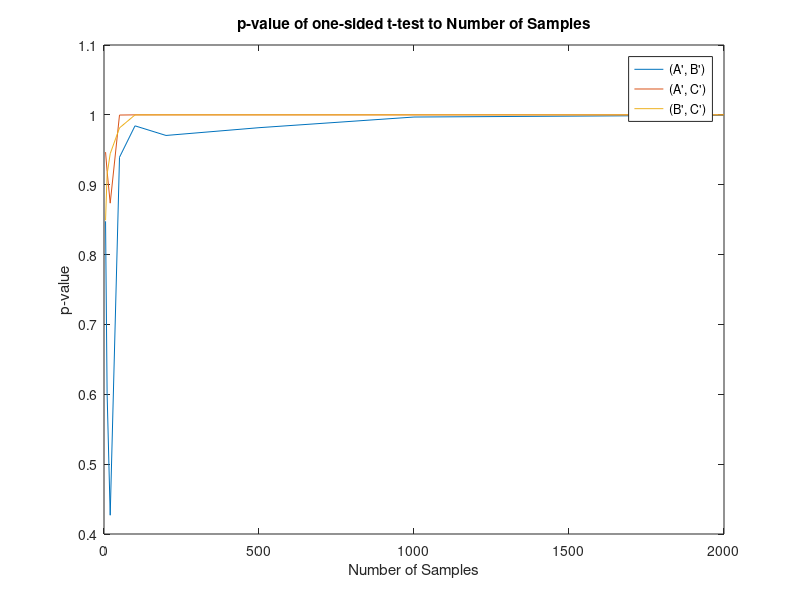
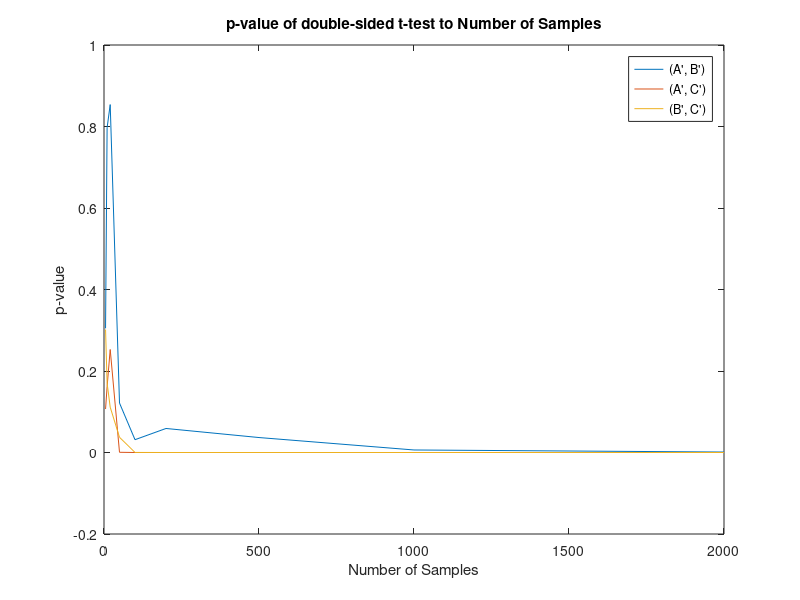

These figures' MATLAB source, in order:
%% KKY/DR Hypothesis Testing

% Clear Sequence
clear all, close all %#ok<CLALL>

% Wait 0.01s (sometimes, clear all does not delete everything)
pause(0.01)

%% Generate Measurements

% Lambda function to make things easier
measurement = @(mean, var, samples) normrnd(mean, sqrt(var), [samples, 1]);

% Generate measurements A, B and C
A = measurement(0, 4, 2000);
B = measurement(0.1, 4, 2000);
C = measurement(1, 4, 2000);

%% Generate file with measurements

% Generate CSV file with semicolon delimiter
dlmwrite('measurements.csv', [A, B, C], 'delimiter', ';', 'precision', '%.4f');

%% Initialize subset sizes

sizes = [5, 10, 20, 50, 100, 200, 500, 1000, 2000];

%% Initialize result matrices

% One-sided t-test hypothesis & p-value
H1 = zeros(length(sizes), 3); P1 = zeros(length(sizes), 3);

% Double-sided t-test hypothesis & p-value
H2 = zeros(length(sizes), 3); P2 = zeros(length(sizes), 3);

%% Experiments

for s = 1:length(sizes)
    
    % Just define alpha (needed for some reason), default from docs
    alpha = 0.05;
    
    % Mean Equality performed by double-sided unpaired two-sample t-test
    [H2(s, 1), P2(s, 1)] = ttest2(A(1:sizes(s)), B(1:sizes(s))); % AB
    [H2(s, 2), P2(s, 2)] = ttest2(A(1:sizes(s)), C(1:sizes(s))); % AC
    [H2(s, 3), P2(s, 3)] = ttest2(B(1:sizes(s)), C(1:sizes(s))); % BC
    
    % Mean Relationship? performed by one-sided unpaired two-sample t-test
    [H1(s, 1), P1(s, 1)] = ttest2(A(1:sizes(s)), B(1:sizes(s)), 'alpha', alpha, 'tail', 'right');
    [H1(s, 2), P1(s, 2)] = ttest2(A(1:sizes(s)), C(1:sizes(s)), 'alpha', alpha, 'tail', 'right');
    [H1(s, 3), P1(s, 3)] = ttest2(B(1:sizes(s)), C(1:sizes(s)), 'alpha', alpha, 'tail', 'right');
    
end

%% Results

% Plot 1
figure; plot(sizes, P1);
ylabel('p-value'); xlabel('Number of Samples');
legend("(A', B')", "(A', C')", "(B', C')");
title('p-value of one-sided t-test to Number of Samples');
saveas(gcf, 'fig1', 'epsc')

% Plot 2
figure; plot(sizes, P2);
ylabel('p-value'); xlabel('Number of Samples');
legend("(A', B')", "(A', C')", "(B', C')");
title('p-value of double-sided t-test to Number of Samples');
saveas(gcf, 'fig2', 'epsc')

% End of Script
